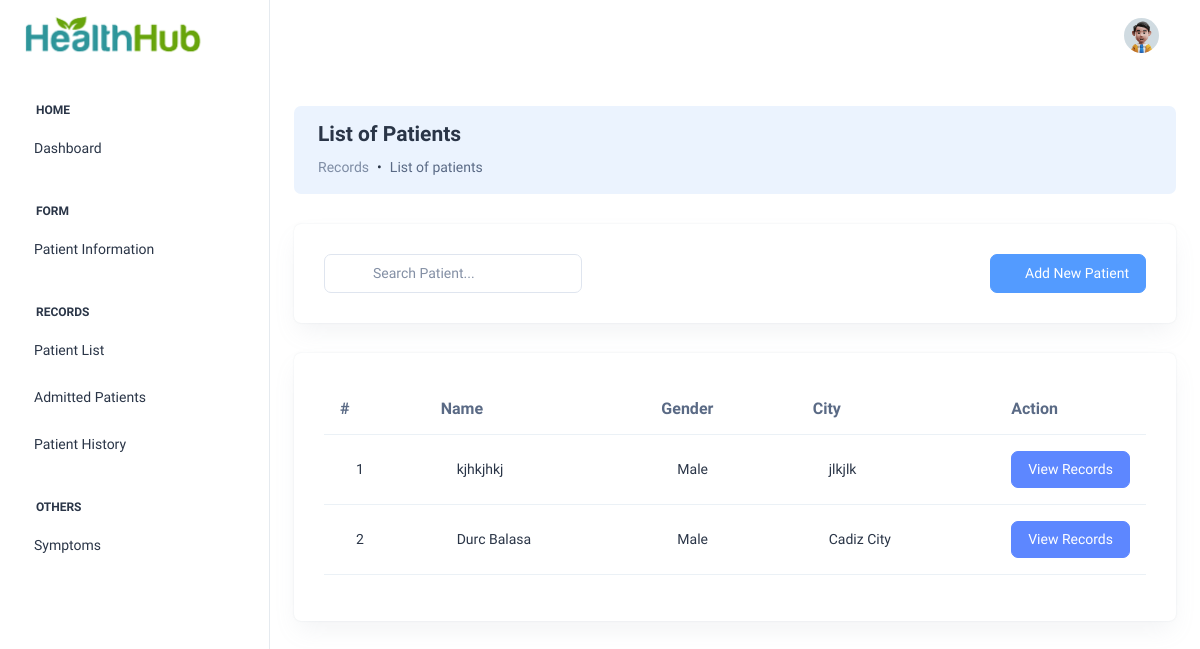
Page /pages/admitted-patients.php (signed in) on the earlier database version.
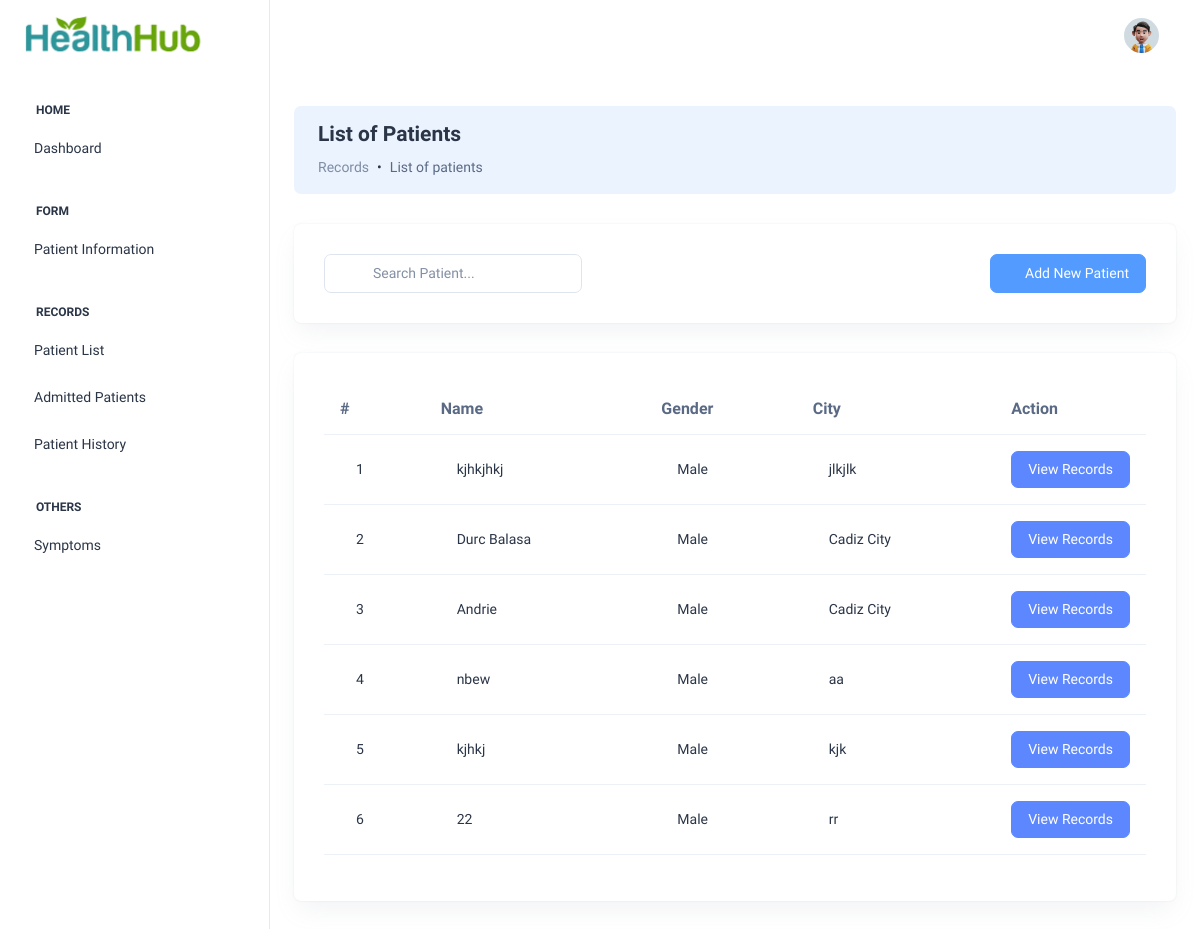
Same page on the later database version.
### tables this page shows
CREATE TABLE `patient` (
  `Id` int(11) NOT NULL AUTO_INCREMENT,
  `fullName` varchar(255) DEFAULT NULL,
  `dob` date DEFAULT NULL,
  `gender` varchar(255) DEFAULT NULL,
  `address` text,
  `city` varchar(255) DEFAULT NULL,
  `phoneNumber` varchar(255) DEFAULT NULL,
  `email` varchar(255) DEFAULT NULL,
  `emergencyContactName` varchar(255) DEFAULT NULL,
  `relationship` varchar(255) DEFAULT NULL,
  `emergencyPhoneNumber` varchar(255) DEFAULT NULL,
  `insuranceProvider` varchar(255) DEFAULT NULL,
  `policyNumber` varchar(255) DEFAULT NULL,
  `groupNumber` varchar(255) DEFAULT NULL,
  `subscriberName` varchar(255) DEFAULT NULL,
  `subscriberDob` varchar(255) DEFAULT NULL,
  `subscriberId` varchar(255) DEFAULT NULL,
  `status` varchar(255) DEFAULT 'Admitted',
  PRIMARY KEY (`Id`)
);

### config/Models.php (called while the page is built, shortened)
<?php
include "CRUD.php";
function account() {
	$crud = new CRUD;
	$crud->table = "account";
	return $crud;
}
function patient() {
	$crud = new CRUD;
	$crud->table = "patient";
	return $crud;
}
?>

### config/CRUD.php (called while the page is built)
<?php class CRUD{var $table;var $obj=array();function arrayToQuery($query){$query_array=array();foreach($query as $key=>$key_value){if($key_value=="NOW()"){$query_array[]="$key=$key_value";}else{$query_array[]="$key='".htmlspecialchars($key_value,ENT_QUOTES)."'";}}return implode(', ',$query_array);}function list($query=""){$query=$query?"where ".$query:"";$db=Database::connect();$pdo=$db->prepare("select * from $this->table $query");$pdo->execute();$result=$pdo->fetchAll(PDO::FETCH_OBJ);Database::disconnect();return $result;}function count($query=""){$query=$query?"where ".$query:"";$db=Database::connect();$pdo=$db->prepare("select * from $this->table $query");$pdo->execute();Database::disconnect();return $pdo->rowCount();}function get($args){$db=Database::connect();$pdo=$db->prepare("select * from $this->table where $args");$pdo->execute();$result=$pdo->fetch(PDO::FETCH_OBJ);Database::disconnect();return $result;}function create(){$object=$this->arrayToQuery($this->obj);$db=Database::connect();$pdo=$db->prepare("insert into $this->table set $object");$pdo->execute();Database::disconnect();}function update($args){$object=$this->arrayToQuery($this->obj);$db=Database::connect();$pdo=$db->prepare("update $this->table set $object where $args");$pdo->execute();Database::disconnect();}function delete($args){$db=Database::connect();$pdo=$db->prepare("delete from $this->table where $args");$pdo->execute();Database::disconnect();}} ?>

### pages/admitted-patients.php (the view, shortened to what this page needs)
<?php
  $ROOT_DIR="../";
  include $ROOT_DIR . "templates/header.php";
  $patient_list = patient()->list("status='Admitted'");
?>
<br>
      <div class="card bg-light-info shadow-none position-relative overflow-hidden">
        <div class="card-body px-4 py-3">
          <div class="row align-items-center">
            <div class="col-9">
              <h4 class="fw-semibold mb-8">List of Patients</h4>
              <nav aria-label="breadcrumb">
                <ol class="breadcrumb">
                  <li class="breadcrumb-item"><a class="text-muted " href="">Records</a></li>
                  <li class="breadcrumb-item" aria-current="page">List of patients</li>
                </ol>
              </nav>
            </div>
          </div>
        </div>
      </div>
      <div class="widget-content searchable-container list">
        <div class="card card-body">
          <div class="row">
            <div class="col-md-4 col-xl-3">
              <form class="position-relative">
                <input type="text" class="form-control product-search ps-5" id="input-search" placeholder="Search Patient..." />
                <i class="ti ti-search position-absolute top-50 start-0 translate-middle-y fs-6 text-dark ms-3"></i>
              </form>
            </div>
            <div class="col-md-8 col-xl-9 text-end d-flex justify-content-md-end justify-content-center mt-3 mt-md-0">
              <a href="patient-form.php" class="btn btn-info d-flex align-items-center">
                <i class="ti ti-users text-white me-1 fs-5"></i> Add New Patient
              </a>
            </div>
          </div>
        </div>
        <div class="card card-body">
          <div class="table-responsive">
            <table class="table search-table align-middle text-nowrap">
              <thead class="header-item">
                <th>#</th>
                <th>Name</th>
                <th>Gender</th>
                <th>City</th>
                <th width="10%">Action</th>
              </thead>
              <tbody>
                <?php
                $count = 0;
                foreach ($patient_list as $row):
                  $count += 1;
                   ?>
                <tr class="search-items">
                  <td>
                    <div class="d-flex align-items-center">
                      <div class="ms-3">
                        <div class="user-meta-info">
                          <h6 class="user-name mb-0"
                          ><?=$count;?></h6>
                        </div>
                      </div>
                    </div>
                  </td>
                    <td>
                      <div class="d-flex align-items-center">
                        <div class="ms-3">
                          <div class="user-meta-info">
                            <h6 class="user-name mb-0"
                            ><?=$row->fullName;?></h6>
                          </div>
                        </div>
                      </div>
                    </td>
                      <td>
                        <div class="d-flex align-items-center">
                          <div class="ms-3">
                            <div class="user-meta-info">
                              <h6 class="user-name mb-0"
                              ><?=$row->gender;?></h6>
                            </div>
                          </div>
                        </div>
                      </td>
                        <td>
                          <div class="d-flex align-items-center">
                            <div class="ms-3">
                              <div class="user-meta-info">
                                <h6 class="user-name mb-0"
                                ><?=$row->city;?></h6>
                              </div>
                            </div>
                          </div>
                        </td>
                  <td>
                    <div class="action-btn">
                      <a href="medical-records.php?patientId=<?=$row->Id;?>" class="btn btn-primary">
                        View Records
                      </a>
                    </div>
                  </td>
                </tr>
              <?php endforeach; ?>
              </tbody>
            </table>
          </div>
        </div>
      </div>
      <?php include $ROOT_DIR . "templates/footer.php"; ?>

### templates/header.php (shortened to what this page needs)
<?php
include_once($ROOT_DIR . "config/Models.php");
if (isset($_SESSION["user_session"])) {
  $user = $_SESSION["user_session"];
  $username = $user["username"];
  $account = account()->get("username='$username'");
  $role = $account->role;
}
else{
  header("Location: ../auth/login.php");
}
?>
<html lang="en">
<head>
  <link rel="stylesheet" href="<?=$ROOT_DIR;?>templates/assets/css/styles.min.css" />
</head>
<body>
  <div class="page-wrapper" id="main-wrapper" data-layout="vertical" data-navbarbg="skin6" data-sidebartype="full"
    data-sidebar-position="fixed" data-header-position="fixed">
    <aside class="left-sidebar">
      <div>
        <div class="brand-logo d-flex align-items-center justify-content-between">
          <a href="index.php" class="text-nowrap logo-img">
            <img src="<?=$ROOT_DIR;?>templates/assets/images/logos/dark-logo.png" width="180" alt="" />
          </a>
          <div class="close-btn d-xl-none d-block sidebartoggler cursor-pointer" id="sidebarCollapse">
            <i class="ti ti-x fs-8"></i>
          </div>
        </div>
        <nav class="sidebar-nav scroll-sidebar" data-simplebar="">
          <ul id="sidebarnav">
            <li class="nav-small-cap">
              <span class="hide-menu">Home</span>
            </li>
            <li class="sidebar-item">
              <a class="sidebar-link" href="index.php" aria-expanded="false">
                <span class="hide-menu">Dashboard</span>
              </a>
            </li>
            <?php if ($role=="Doctor"): ?>
              <li class="nav-small-cap">
                <span class="hide-menu">FORM</span>
              </li>
              <li class="sidebar-item">
                <a class="sidebar-link" href="patient-form.php" aria-expanded="false">
                  <span class="hide-menu">Patient Information</span>
                </a>
              </li>
                <li class="nav-small-cap">
                  <span class="hide-menu">RECORDS</span>
                </li>
                  <li class="sidebar-item">
                    <a class="sidebar-link" href="patient-list.php" aria-expanded="false">
                      <span class="hide-menu">Patient List  </span>
                    </a>
                  </li>
                  <li class="sidebar-item">
                    <a class="sidebar-link" href="admitted-patients.php" aria-expanded="false">
                      <span class="hide-menu">Admitted Patients  </span>
                    </a>
                  </li>
                <li class="sidebar-item">
                  <a class="sidebar-link" href="patient-history.php" aria-expanded="false">
                    <span class="hide-menu">Patient History</span>
                  </a>
                </li>
                <li class="nav-small-cap">
                  <span class="hide-menu">OTHERS</span>
                </li>
                <li class="sidebar-item">
                  <a class="sidebar-link" href="symptoms.php" aria-expanded="false">
                    <span class="hide-menu">Symptoms</span>
                  </a>
                </li>
            <?php endif; ?>
          </ul>
        </nav>
      </div>
    </aside>
    <div class="body-wrapper">
      <header class="app-header">
        <nav class="navbar navbar-expand-lg navbar-light">
          <ul class="navbar-nav">
            <li class="nav-item d-block d-xl-none">
              <a class="nav-link sidebartoggler nav-icon-hover" id="headerCollapse" href="javascript:void(0)">
                <i class="ti ti-menu-2"></i>
              </a>
            </li>
          </ul>
          <div class="navbar-collapse justify-content-end px-0" id="navbarNav">
            <ul class="navbar-nav flex-row ms-auto align-items-center justify-content-end">
              <li class="nav-item dropdown">
                <a class="nav-link nav-icon-hover" href="javascript:void(0)" id="drop2" data-bs-toggle="dropdown"
                  aria-expanded="false">
                  <img src="<?=$ROOT_DIR;?>templates/assets/images/profile/user-1.jpg" alt="" width="35" height="35" class="rounded-circle">
                </a>
              </li>
            </ul>
          </div>
        </nav>
      </header>
      <div class="container-fluid">

### templates/footer.php (shortened to what this page needs)
      </div>
    </div>
  </div>
</body>
</html>

Differences in the rows shown:
added patient: fullName "Andrie", gender "Male", city "Cadiz City"
added patient: fullName "nbew", gender "Male", city "aa"
added patient: fullName "kjhkj", gender "Male", city "kjk"
added patient: fullName "22", gender "Male", city "rr"
